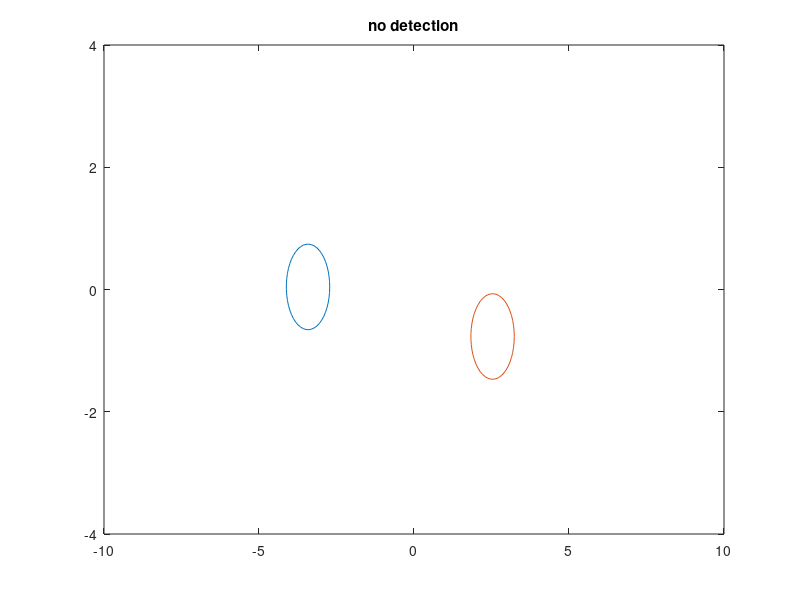

Write MATLAB code to recreate this figure. (Note: this script raises an error after producing the figure.)
clear all
pause_length = 2^-10;

% parameters for distribution of step-angle
m = 5; % increase m --> less variance in stepsize
alpha0 = m;
beta0 = m;

% parameters for distribution of stepsize. EX = a*b, VX = a*b^2
a = 0.30*2;
b = 0.2/2;

% parameters relating to detection probability, pd = exp(-s*(D + d)^p)
d = .60;
s = 0.35;   % decrease to make it harder to detect
p = 1.3;   % increase to make it unlikelier to detect for large d, but more likely for small d
plot(linspace(0,10,100),exp(-s*(linspace(0,10,100)+d).^p))

% Collision Avoidance Parameters. Parameter-Modification Factor pmf: = exp( -s*((x + d)/k)^-p )
% determines how dramatically the vehicles modify their behaviour once
% detection has occured as a function of distance x between predicted future
% positions. Smaller pmf results in more dramatic change of behaviour
d_ca1 = 0.01;      % increase to reduce PMF
p_ca1 = 1.6;       % increases effect of avoidance modifier when 
s_ca1 = 3.4264e-1; % reduces pmf

d_ca2 = 0.1;    % increase to reduce PMF
k_ca2 = 2.6;    % increase to decrease modification for x<k-d and reduce modification for x>k-d
p_ca2 = 1.8;    % increases effect of avoidance modifier when 
s_ca2 = 2

theta_range = pi/4; % range of the distribution of stepangles
thetamod = 15;      % determines how quickly the person can change direction
thetavar = 0.1;
r = 0.7;      % collision radius of each person
xinit = 10;   % indicates how far apart they are at the start
sigma = 0.3;  % variance of initial starting position
N=200;         % number of encounters
NTTC = 1;  % Number of TTC to sample at first evasive action for each encounter
danger_FEA = zeros(1,N);         % danger index at time of first evasive action
DAFEA = zeros(N, NTTC);          % danger at first moment of evasive action; each row contains NTTC sampled ttc values for one encounter
danger_CR = zeros(1,N);          % danger index at time of conflict resolution
danger_nodetec = zeros(1,N);     % highest index of danger for non-detection encounters
enc_type = zeros(1,N);           % vector containing encounter type of each encounter
compute_ttc = 1;                 % tells the algorithm whether or not you want it to estimate ttc distribution for each encounter
plotting = 1;

for i=1:N
% initiation
first_detection = 0;     % They have not yet detected eachother
A_real = -xinit;
B_real = xinit;
A_im = normrnd(0,sigma);
B_im = normrnd(0,sigma);
A = A_real+1i*A_im;
B = B_real+1i*B_im;
% data collection variables
detection_status = 0;     % tracks detection status
encounter_classifier = 1; % 1 --> (no detection, no crash), -1 --> (detection, no crash) 2 --> (no detection, crash), -2 --> (detection, crash)
danger_vec = [];          % collects the danger index associated with each timestep
detec_vec = [];    % tracks detection status, 1 --> detection at timeframe i, 0 --> no detection at timeframe i

    while real(A) < xinit && real(B) > -xinit
        D = norm(A-B);
        pd = exp(-s*(D+d)^p); % detection probability
        %%%%%%%%%%%%%%%% detection %%%%%%%%%%%%%%%%%%%%%%%%%%%%%%%%%%%%%%%%
        if  (detection_status==1 | rand(1) < pd) && real(A) < real(B)
            % saving information in vectors, and updating status
            if first_detection == 0 & compute_ttc == 1 % a loop that collects information at first moment of evasive action
                for k=1:NTTC
                    ttc = ttc_simulator(A,B,r, thetavar, a, b);
                    DAFEA(i,k) = ttc;
                    
                end
            end
            first_detection = 1;
            detection_status = 1;
            encounter_classifier = -1;
            detec_vec(length(detec_vec) + 1) = 1;
            danger_index = D - 2*r;
            danger_vec(length(danger_vec) + 1) = danger_index;

            % take next step
            pred_posA = A + a*b;                                      % prediction of the A's future position
            pred_posB = B - a*b;                                      % prediction of the B's future position
            pred_diff = pred_posA - pred_posB;                        % difference vector between predicted future position of A and B
            pred_dist = norm(pred_diff);                              % predicted distance between A and B at next time-step   
            alpha_modifier = exp(-s_ca1*(pred_dist + d_ca1).^-p_ca1); % determines how much speed is reduced once evasive action is taken
            stepsize = gamrnd(a*alpha_modifier*[1 1],b*[1 1]);
            theta = thetavar*[randn(1) + thetamod*sign(imag(pred_diff))*exppdf(abs(imag(pred_diff)), 1), randn(1) + thetamod*sign(imag(pred_diff))*exppdf(abs(imag(pred_diff)), 1)];
            A = A + stepsize(1)*exp(1i*theta(1));
            B = B - stepsize(2)*exp(1i*theta(2));
            
            %%% plotting %%%
            if plotting == 1
                xlim([-xinit,xinit])
                ylim([-4,4])
                plot([r*cos(linspace(0,2*pi,50))+real(A)]+1i*[r*sin(linspace(0,2*pi,50))+imag(A)])
                title("detection")
                hold on
                plot([r*cos(linspace(0,2*pi,50))+real(B)]+1i*[r*sin(linspace(0,2*pi,50))+imag(B)])
                xlim([-xinit,xinit])
                ylim([-4,4])
                hold off
                pause(pause_length)
            end
            if norm(A-B) < 2*r                                        % condition for collision has been met
                hold on
                title("collision")
                hold off
                detec_vec(length(detec_vec) + 1) = 1;
                danger_index = norm(A-B) - 2*r;
                danger_vec(length(danger_vec) + 1) = danger_index; % append danger index of timeframe
                encounter_classifier = -2;                            
                break
            end
        %%%%%%%%%%%%%%%% no detection %%%%%%%%%%%%%%%%%%%%%%%%%%%%%%%%%%%%%
        else
            % saving information in vectors, and updating status
            detec_vec(length(detec_vec) + 1) = 0;
            danger_index = D - 2*r;
            danger_vec(length(danger_vec) + 1) = danger_index;

            % taking next step
            theta = thetavar*randn([2,1]); %betarnd(alpha0*[1 1],beta0*[1 1]);
            %theta = theta*theta_range - 0.5*theta_range; % step-angle
            stepsize = gamrnd(a*[1 1],b*[1 1]); % step-size
            A = A + stepsize(1)*exp(1i*theta(1));
            B = B - stepsize(2)*exp(1i*theta(2));
            D = norm(A-B);

            % plotting %
            if plotting == 1
                xlim([-xinit,xinit])
                ylim([-4,4])
                plot([r*cos(linspace(0,2*pi,50))+real(A)]+1i*[r*sin(linspace(0,2*pi,50))+imag(A)])
                title("no detection")
                hold on
                plot([r*cos(linspace(0,2*pi,50))+real(B)]+1i*[r*sin(linspace(0,2*pi,50))+imag(B)])
                xlim([-xinit,xinit])
                ylim([-4,4])
                hold off
                pause(pause_length)
            end
            if norm(A-B) < 2*r 
                hold on
                title("collision")
                hold off
                detec_vec(length(detec_vec) + 1) = 1;
                danger_index = norm(A-B) - 2*r;
                danger_vec(length(danger_vec) + 1) = danger_index; 
                encounter_classifier = 2;                                  % indicates a clean collision
                break
            end
        end
    end

    enc_type(i) = encounter_classifier;
    detec_dangerind = danger_vec(find(detec_vec)); % contains danger index for all times with detection status
    if encounter_classifier == 1
        danger_nodetec(i) = min(danger_vec);
    else
        danger_FEA(i) = detec_dangerind(1);
        danger_CR(i) = detec_dangerind(end);    
    end

end
%%
DAFEA = DAFEA';
save('danger_CR2million.mat','danger_CR')
save('danger_FEA200.mat','DAFEA')
%% parameters used when doing 10^6 iterations.

% parameters for distribution of step-angle
m = 5; % increase m --> less variance in stepsize
alpha0 = m;
beta0 = m;

% parameters for distribution of stepsize. EX = a*b, VX = a*b^2
a = 0.3*2;
b = 0.2/2;

% parameters relating to detection probability, pd = exp(-s*(D + d)^p)
d = .60;
s = 0.35;   % decrease to make it harder to detect
p = 1.3;   % increase to make it unlikelier to detect for large d, but more likely for small d
plot(linspace(0,10,100),exp(-s*(linspace(0,10,100)+d).^p))

% Collision Avoidance Parameters: Parameter-Modification Factor = exp( -s*((x + d)/k)^-p )
d_ca1 = 0.1;        % increase to reduce PMF
k_ca1 = 1.4;    % increase to decrease modification for x<k-d and reduce modification for x>k-d
p_ca1 = 1.6;    % increases effect of avoidance modifier when 
s_ca1 = 0.2

d_ca2 = 0.1;        % increase to reduce PMF
k_ca2 = 2.6;    % increase to decrease modification for x<k-d and reduce modification for x>k-d
p_ca2 = 1.8;    % increases effect of avoidance modifier when 
s_ca2 = 2

theta_range = pi/4; % range of the distribution of stepangles

r = 0.2; % collision radius of each person
xinit = 10;
sigma = 0.3;
N=1000000;
danger_FEA = zeros(1,N);         % danger index at time of first evasive action
danger_CR = zeros(1,N);          % danger index at time of conflict resolution
danger_nodetec = zeros(1,N); % highest index of danger for non-detection encounters
enc_type = zeros(1,N);      % vector containing encounter type of each encounter
%% Data from experiment with 10^6 encounters along with confidence intervals and estimates.
N = 10^6;
n_coll = 110;
p_coll = 110/10^6;
sdev = sqrt( p_coll*(1-p_coll)/N )
ci = p_coll + [-1,1]*1.96*sdev

pFEA = sum(danger_FEA<0)/length(danger_FEA)
pCR = sum(danger_CR<0)/length(danger_CR)
%% Data from experiment with 2*10^6 encounters along with confidence intervals
N = 2*10^6;
n_coll = 249;
p_coll = n_coll/N;
sdev = sqrt( p_coll*(1 - p_coll)/N )
ci = p_coll + [-1,1]*1.96*sdev
